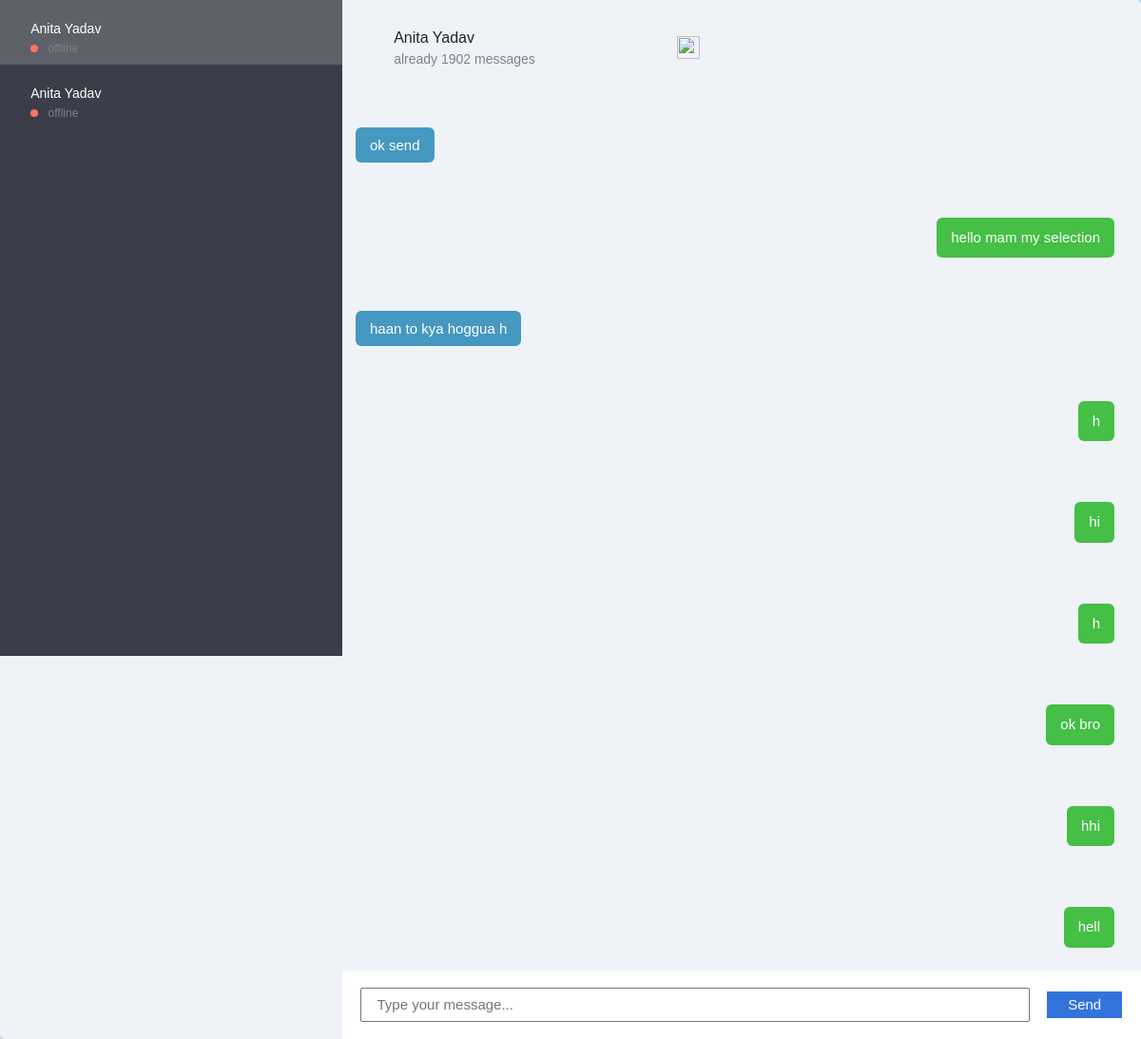
/chat/chats/mychats (signed in), run on the app's committed database.
### chatapp/models.py (models this page shows, shortened)
class TrackingModel(models.Model):
    created_at = models.DateTimeField(auto_now_add=True)
    updated_at = models.DateTimeField(auto_now=True)
    class Meta:
        abstract = True

class Message(TrackingModel):
    thread = models.ForeignKey(Thread, on_delete=models.CASCADE)
    sender = models.ForeignKey('auth.User', on_delete=models.CASCADE)
    text = models.TextField(blank=False, null=False)

### chatapp/views.py (the view)
# urls.py: path('chats/mychats',mychats,name="mychats"),
def mychats(request):
    print("hua")
    if request.session.get('username', None):
        user_main = get_object_or_404(User, username=request.user)
        user1=user_main
        mychats=[]
        threads=Thread.objects.filter(users=user1)
        for i in threads:
            print(i.users.all())
            for j in i.users.all().exclude(email=user1.email):
                mychats.append(j)
                print(j.first_name,j.last_name)
        user2=mychats[0]
        threads=SplitThread(user1,user2)
        if threads:
            thread=Thread.objects.filter(name=threads.name).first()
            chats=Message.objects.filter(thread=thread)
            for i in chats:
                print(i.sender)
                if (i.sender.email==user2.email):
                    print("my chats")
                    print(i.text)
            return render(request,"chatapp/mychats.html",{'chatuser':user2.email,'ourchats':chats,'user':user_main.email,'others_chats':mychats,'user_detail':user2})

### chatapp/views.py (called while the page is built)
def SplitThread(user1,user2):
        threads=Thread.objects.filter(thread_type ='personal')
        print(user1.id,user2.id)
        threads=threads.filter(users__in=[user1.id,user2.id]).distinct()
        threads=threads.annotate(u_count=Count('users')).filter(u_count=2)
        user11en=len(str(user1.id))
        user2len=len(str(user2.id))
        for i in threads:
            print(i.name[:user11en],user1.id,"---------", i.name[-user2len:],user2.id)
            if (int(i.name[:user11en])==user1.id and int(i.name[-user2len:])==user2.id) or (int(i.name[:user11en])==user2.id and int(i.name[-user2len:])==user1.id):
                return i

### templates/chatapp/mychats.html (shortened to what this page needs)
 {% load static %}
<link href="//maxcdn.bootstrapcdn.com/bootstrap/4.1.1/css/bootstrap.min.css" rel="stylesheet" id="bootstrap-css">
<!DOCTYPE html>
<html>
	<head>
        {% block css %}
		<link rel="stylesheet" href="{% static 'css/chatapp/mychats.css' %}" />
        <link rel="stylesheet" href="{% static 'css/chatapp/chatapp.css' %}" />
		<link rel="stylesheet" href="https://use.fontawesome.com/releases/v5.5.0/css/all.css">
		<link rel="stylesheet" type="text/css" href="https://cdnjs.cloudflare.com/ajax/libs/malihu-custom-scrollbar-plugin/3.1.5/jquery.mCustomScrollbar.min.css">
		{% endblock %}
	</head>
<body>
    <div id="container">
        <aside>
            <ul>
                {% for i in others_chats %}
                <li>
                    <div>
                        <a href="{% url 'Userchats' user=i %}">
                        <h2>{{i.first_name}} {{i.last_name}}</h2>
                        <h3>
                            <span class="status orange"></span>
                            offline
                        </h3>
                    </a>
                    </div>
                </li>
                {% endfor %}
            </ul>
        </aside>
        <main>
            <header>
                <div>
                    <h2>{{user_detail.first_name}} {{user_detail.last_name}}</h2>
                    <h3>already 1902 messages</h3>
                </div>
                <img src="https://s3-us-west-2.amazonaws.com/s.cdpn.io/1940306/ico_star.png" alt="">
            </header>
            <div class="msg_container chat_msg" id="chat-log">
				{% for i in ourchats %}
				{% if i.sender.email == chatuser %}
				<div class="right_msg">
					<span>{{i.text}} </span>
				</div>
				{% else %}
				<div class="left_msg">
					<span>{{i.text}}</span>
				</div>
				{% endif %}
				{% endfor %}
			</div>
			<div class="send_div chat_send_div">
				<div class="input_div">
					<input type="text" id="chat-message-input"  placeholder="Type your message..."/>
				</div>
				<div class="btn_div" id="chat-message-submit">
					<span >Send</span>
				</div>
			</div>
        </main>
    </div>
</body>
</html>

### static/css/chatapp/mychats.css (style rules this page uses)
* { box-sizing:border-box; }
body { background-color:#abd9e9; font-family:Arial; }
#container { width: 100%; height: auto; display: flex; background: #eff3f7; margin: 0 auto; font-size: 0; border-radius: 5px; overflow: hidden; justify-content: flex-end; }
aside { position: fixed; width: 30%; height: auto; max-height: 100vh; background-color: #3b3e49; display: inline-block; font-size: 15px; vertical-align: top; left: 0; }
main { width: 70%; height: auto; display: inline-block; font-size: 15px; vertical-align: top; }
aside ul { padding-left:0; margin:0; list-style-type:none; overflow-y:scroll; height:690px; }
aside li { padding:10px 0; }
h2,h3 { margin:0; }
aside li div { display:inline-block; vertical-align:top; margin-top:12px; }
aside li h2 { font-size:14px; color:#fff; font-weight:normal; margin-bottom:5px; }
aside li h3 { font-size:12px; color:#7e818a; font-weight:normal; }
.status { width:8px; height:8px; border-radius:50%; display:inline-block; margin-right:7px; }
.orange { background-color:#ff725d; }
main header { height:110px; padding:30px 20px 30px 40px; }
main header > * { display:inline-block; vertical-align:top; }
main header img:last-child { width:24px; margin-top:8px; }
main header div { margin-left:10px; margin-right:145px; }
main header h2 { font-size:16px; margin-bottom:5px; }
main header h3 { font-size:14px; font-weight:normal; color:#7e818a; }
main .chat_send_div { position: fixed; display: flex; width: 70%; justify-content: center; align-items: center; bottom: 0; background: white; padding: 18px 0px; }
main .chat_msg { margin: 2rem 14px; display: flex; width: 95%; flex-direction: column; justify-content: space-between; }

### static/css/chatapp/chatapp.css (style rules this page uses)
* { margin: 0; padding: 0; box-sizing: border-box; }
.msg_container .left_msg { float: left; margin-bottom: 4rem; display: flex; justify-content: end; }
.msg_container .left_msg span { padding: 10px 15px; background-color: #45bf45; color: white; border-radius: 6px; }
.msg_container .right_msg { float: right; margin-bottom: 4rem; }
.msg_container .right_msg span { padding: 10px 15px; background-color: #4598bf; color: white; border-radius: 6px; }
.send_div .input_div { width: 90%; display: flex; justify-content: center; align-items: center; }
.send_div .input_div input { padding: 5px 1rem; width: 95%; }
.send_div .btn_div { display: flex; width: 12%; justify-content: left; align-items: center; }
.send_div .btn_div span { background-color: #3273dc; color: white; padding: 3px 22px; }

### data on the page
Message: text "ok send"
Message: text "hello mam my selection"
Message: text "haan to kya hoggua h"
Message: text "h"
Message: text "hi"
Message: text "h"
Message: text "ok bro"
Message: text "hhi"
Message: text "hell"

### other printed values
{{ i.first_name }} "Anita"
{{ i.last_name }} "Yadav"
{{ user_detail.first_name }} "Anita"
{{ user_detail.last_name }} "Yadav"
